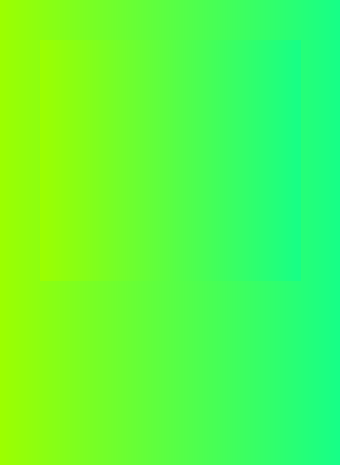
<?xml version="1.0" encoding="UTF-8"?>
<ui version="4.0">
 <class>MainWindow</class>
 <widget class="QMainWindow" name="MainWindow">
  <property name="geometry">
   <rect>
    <x>0</x>
    <y>0</y>
    <width>340</width>
    <height>465</height>
   </rect>
  </property>
  <property name="minimumSize">
   <size>
    <width>340</width>
    <height>465</height>
   </size>
  </property>
  <property name="maximumSize">
   <size>
    <width>340</width>
    <height>465</height>
   </size>
  </property>
  <property name="windowTitle">
   <string>MainWindow</string>
  </property>
  <property name="styleSheet">
   <string notr="true">background-color: qlineargradient(spread:pad, x1:0, y1:0, x2:1, y2:0, stop:0 rgba(156, 255, 0, 255), stop:1 rgba(22, 255, 135, 255));</string>
  </property>
  <property name="iconSize">
   <size>
    <width>95</width>
    <height>32</height>
   </size>
  </property>
  <property name="toolButtonStyle">
   <enum>Qt::ToolButtonTextBesideIcon</enum>
  </property>
  <property name="animated">
   <bool>false</bool>
  </property>
  <property name="documentMode">
   <bool>false</bool>
  </property>
  <property name="tabShape">
   <enum>QTabWidget::Triangular</enum>
  </property>
  <property name="dockNestingEnabled">
   <bool>false</bool>
  </property>
  <widget class="QWidget" name="centralwidget">
   <property name="styleSheet">
    <string notr="true"/>
   </property>
   <widget class="QPushButton" name="playlist">
    <property name="geometry">
     <rect>
      <x>280</x>
      <y>410</y>
      <width>51</width>
      <height>41</height>
     </rect>
    </property>
    <property name="text">
     <string/>
    </property>
    <property name="icon">
     <iconset>
      <normaloff>Playlist.png</normaloff>Playlist.png</iconset>
    </property>
    <property name="iconSize">
     <size>
      <width>30</width>
      <height>30</height>
     </size>
    </property>
    <property name="autoDefault">
     <bool>false</bool>
    </property>
    <property name="flat">
     <bool>true</bool>
    </property>
   </widget>
   <widget class="QPushButton" name="play">
    <property name="enabled">
     <bool>true</bool>
    </property>
    <property name="geometry">
     <rect>
      <x>80</x>
      <y>360</y>
      <width>51</width>
      <height>41</height>
     </rect>
    </property>
    <property name="mouseTracking">
     <bool>false</bool>
    </property>
    <property name="focusPolicy">
     <enum>Qt::TabFocus</enum>
    </property>
    <property name="contextMenuPolicy">
     <enum>Qt::DefaultContextMenu</enum>
    </property>
    <property name="toolTip">
     <string/>
    </property>
    <property name="toolTipDuration">
     <number>0</number>
    </property>
    <property name="text">
     <string notr="true"/>
    </property>
    <property name="icon">
     <iconset>
      <disabledon>play_or_stop.png</disabledon>
     </iconset>
    </property>
    <property name="iconSize">
     <size>
      <width>45</width>
      <height>45</height>
     </size>
    </property>
    <property name="autoRepeatDelay">
     <number>0</number>
    </property>
    <property name="autoRepeatInterval">
     <number>0</number>
    </property>
    <property name="autoDefault">
     <bool>false</bool>
    </property>
    <property name="default">
     <bool>false</bool>
    </property>
    <property name="flat">
     <bool>true</bool>
    </property>
   </widget>
   <widget class="QLabel" name="label">
    <property name="geometry">
     <rect>
      <x>40</x>
      <y>40</y>
      <width>261</width>
      <height>241</height>
     </rect>
    </property>
    <property name="text">
     <string/>
    </property>
    <property name="pixmap">
     <pixmap>music_logo.png</pixmap>
    </property>
    <property name="scaledContents">
     <bool>true</bool>
    </property>
    <property name="alignment">
     <set>Qt::AlignCenter</set>
    </property>
    <property name="wordWrap">
     <bool>false</bool>
    </property>
    <property name="margin">
     <number>0</number>
    </property>
    <property name="indent">
     <number>-1</number>
    </property>
   </widget>
   <widget class="QPushButton" name="pause">
    <property name="enabled">
     <bool>true</bool>
    </property>
    <property name="geometry">
     <rect>
      <x>140</x>
      <y>360</y>
      <width>51</width>
      <height>41</height>
     </rect>
    </property>
    <property name="mouseTracking">
     <bool>false</bool>
    </property>
    <property name="focusPolicy">
     <enum>Qt::TabFocus</enum>
    </property>
    <property name="contextMenuPolicy">
     <enum>Qt::DefaultContextMenu</enum>
    </property>
    <property name="toolTip">
     <string/>
    </property>
    <property name="toolTipDuration">
     <number>0</number>
    </property>
    <property name="text">
     <string notr="true"/>
    </property>
    <property name="icon">
     <iconset>
      <normaloff>pause.png</normaloff>pause.png</iconset>
    </property>
    <property name="iconSize">
     <size>
      <width>45</width>
      <height>45</height>
     </size>
    </property>
    <property name="autoRepeatDelay">
     <number>0</number>
    </property>
    <property name="autoRepeatInterval">
     <number>0</number>
    </property>
    <property name="autoDefault">
     <bool>false</bool>
    </property>
    <property name="default">
     <bool>false</bool>
    </property>
    <property name="flat">
     <bool>true</bool>
    </property>
   </widget>
   <widget class="QPushButton" name="stop">
    <property name="enabled">
     <bool>true</bool>
    </property>
    <property name="geometry">
     <rect>
      <x>210</x>
      <y>360</y>
      <width>51</width>
      <height>41</height>
     </rect>
    </property>
    <property name="mouseTracking">
     <bool>false</bool>
    </property>
    <property name="focusPolicy">
     <enum>Qt::TabFocus</enum>
    </property>
    <property name="contextMenuPolicy">
     <enum>Qt::DefaultContextMenu</enum>
    </property>
    <property name="toolTip">
     <string/>
    </property>
    <property name="toolTipDuration">
     <number>0</number>
    </property>
    <property name="text">
     <string notr="true"/>
    </property>
    <property name="icon">
     <iconset>
      <normaloff>stop.png</normaloff>stop.png</iconset>
    </property>
    <property name="iconSize">
     <size>
      <width>45</width>
      <height>45</height>
     </size>
    </property>
    <property name="autoRepeatDelay">
     <number>0</number>
    </property>
    <property name="autoRepeatInterval">
     <number>0</number>
    </property>
    <property name="autoDefault">
     <bool>false</bool>
    </property>
    <property name="default">
     <bool>false</bool>
    </property>
    <property name="flat">
     <bool>true</bool>
    </property>
   </widget>
  </widget>
 </widget>
 <resources/>
 <connections/>
</ui>
